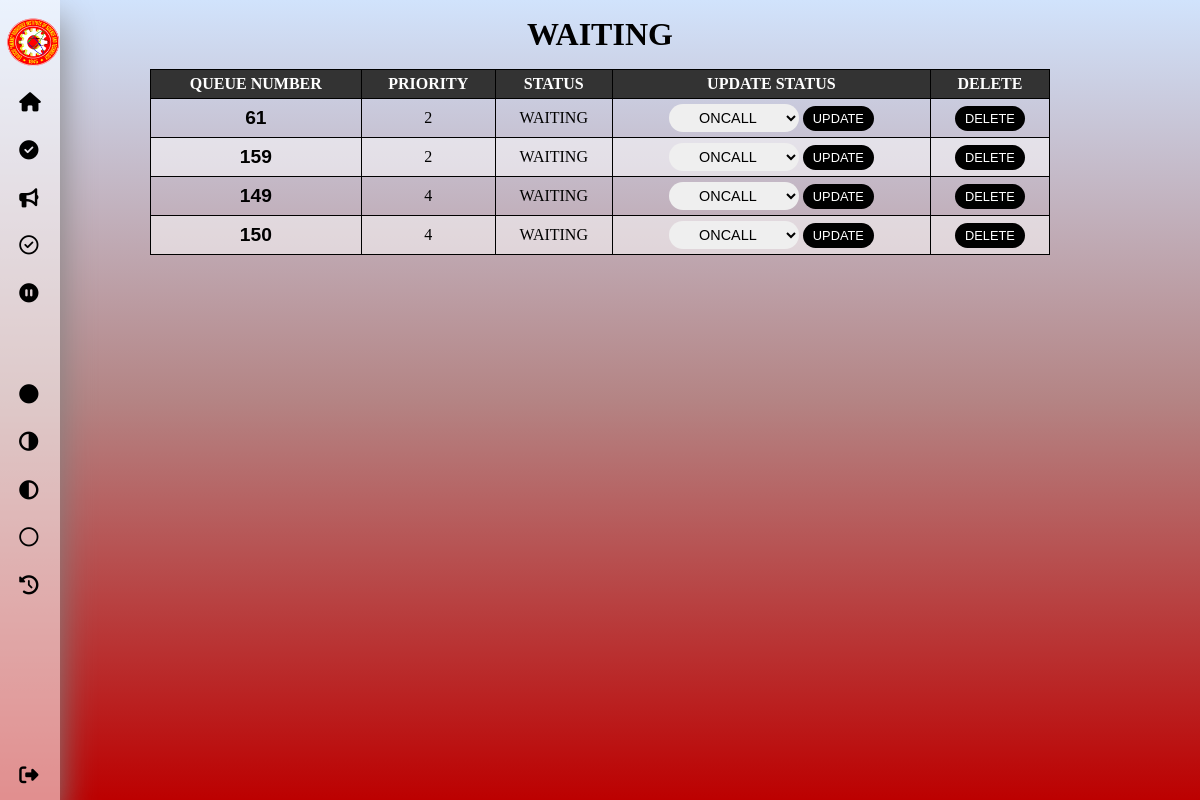
/queueing-system/waiting.php (signed in), run on the app's committed database.
### tables this page shows
CREATE TABLE `queue_list` (
  `id` int(11) NOT NULL,
  `priority` varchar(150) NOT NULL,
  `status` varchar(150) NOT NULL,
  `added_at` datetime NOT NULL DEFAULT current_timestamp(),
  `finished_at` datetime DEFAULT NULL
);

### queueing-system/waiting.php (the view, shortened to what this page needs)
<?php
$con = connection();
$sql = "SELECT * FROM queue_list WHERE status = 'WAITING' ORDER BY priority ASC";
$queue = $con -> query($sql) or die ($con -> error);
$row = $queue -> fetch_assoc();
?>
<!DOCTYPE html>
<html lang="en">
<head>
    <link rel="stylesheet" href="css/main.css">
    <link rel="stylesheet" href="css/table.css">
    <link rel="stylesheet" href="css/form.css">
    <link rel="stylesheet" href="https://cdnjs.cloudflare.com/ajax/libs/font-awesome/6.4.0/css/all.min.css">
</head>
<body>
    <nav class="navbar">
        <ul>
            <li>
                <a href="display.php" class="logo" target="_blank">
                <img src="img/logo.png" alt="logo"></a>
            </li>
            <li><a href="dashboard.php">
                <i class="fa-solid fa-house"></i>
            </a></li>
            <li><a href="ready.php">
                <i class="fa-solid fa-circle-check"></i>
            </a></li>
            <li><a href="oncall.php">
                <i class="fa-solid fa-bullhorn"></i>
            </a></li>
            <li><a href="processing.php">
                <i class="fa-regular fa-circle-check"></i>
            </a></li>
            <li><a href="waiting.php">
                <i class="fa-solid fa-circle-pause"></i>
            </a></li>
            <br>
            <br>
            <br>
            <li><a href="priority1.php">
                <i class="fa-solid fa-circle"></i>
            </a></li>
            <li><a href="priority2.php">
                <i class="fa-sharp fa-solid fa-circle-half-stroke fa-rotate-180"></i>
            </a></li>
            <li><a href="priority3.php">
                <i class="fa-solid fa-circle-half-stroke"></i>
            </a></li>
            <li><a href="priority4.php">
                <i class="fa-regular fa-circle"></i>
            </a></li>
            <li><a href="history.php">
                <i class="fa-solid fa-clock-rotate-left"></i>
            </a></li>
            <li><a href="logout.php" class="logout">
                <i class="fa-sharp fa-solid fa-right-from-bracket"></i>
            </a></li>
        </ul>
    </nav>
    <h1>WAITING</h1>
    <table>
        <thead>
        <tr>
            <th>QUEUE NUMBER</th>
            <th>PRIORITY</th>
            <th>STATUS</th>
            <th>UPDATE STATUS</th>
            <th>DELETE</th>
        </tr>
        </thead>
        <tbody>
        <?php do{ ?>
        <?php if (isset($row) && $row !== null) { ?>
        <tr>
            <td class="ticket"><?php echo $row['id'] ?></td>
            <td><?php echo $row['priority'] ?></td>
            <td><?php echo $row['status'] ?></td>
            <td>
                <form id="update_form" method="post" action="waiting_update.php" onsubmit="return confirm('\nAre you sure you want to UPDATE STATUS?');">
                    <select name="status">
                        <option value="ONCALL">ONCALL</option>
                    </select>
                    <button type="submit">UPDATE</button>
                </form>
            </td>
            <td>
                <form id="update_form" method="post" action="waiting_delete.php" onsubmit="return confirm('\nAre you sure you want to DELETE this item?');">
                        <button type="submit">DELETE</button>
                </form>
            </td>
        </tr>
        <?php } ?>
        <?php }while($row = $queue -> fetch_assoc()) ?>
        </tbody>
    </table>
</body>
</html>

### queueing-system/css/main.css (style rules this page uses)
* { margin: 0; padding: 0; outline: none; border: none; text-decoration: none; list-style-type: none; box-sizing: border-box; }
body { background: linear-gradient( to bottom, #D1E3FC, #b48484, #BC0000 ) fixed; }
.navbar { position: fixed; top: 0; bottom: 0; height: 100vh; left: 0; background: rgba(255, 255, 255, 0.562); width: 5%; overflow: hidden; transition: 0.2s linear; box-shadow: 0 20px 35px gray; font-weight: bold; padding-left: 1.5rem; }
.logo { text-align: center; display: flex; transition: all 0.5s ease; margin: 0.25rem 0 0 -1.3rem; }
.logo img { width: 70%; height: 60px; }
a { position: relative; color: black; font-size: 1.5em; display: table; width: 300px; padding: 1rem; margin-left: -0.5rem; }
.logout { position: absolute; bottom: 0; }
@media screen and (max-width: 1366px) { .navbar { position: fixed; top: 0; bottom: 0; height: 100vh; left: 0; background: rgba(255, 255, 255, 0.562); width: 5%; overflow: hidden; transition: 0.2s linear; box-shadow: 0 20px 35px gray; font-weight: bold; padding-left: 1.5rem; } }
@media screen and (max-width: 1366px) { .logo { text-align: center; display: flex; transition: all 0.5s ease; margin: 0.25rem 0 0 -1.3rem; } }
@media screen and (max-width: 1366px) { .logo img { width: 60% !important; height: 50px !important; margin-left: -0.8rem !important; } }
@media screen and (max-width: 1366px) { a { position: relative; color: black; font-size: 1.2em !important; display: table; width: 300px; padding: 0.8rem !important; margin-left: -1.1rem !important; } }

### queueing-system/css/table.css (style rules this page uses)
h1 { text-align: center; margin-top: 1rem; margin-bottom: 1rem; }
table { border: 1px solid black; border-collapse: collapse; width: 70%; margin-right: auto; margin-left: auto; }
table, th, td { border: 1px solid black; text-align: center; font-size: large; padding: 5px; }
th { background-color: #333; color: white; }
tr:nth-child(even) { background-color: rgba(255, 255, 255, 0.521); }
.ticket { font-weight: bold; font-size: 30px; font-family: Arial, Helvetica, sans-serif; }
@media screen and (max-width: 1366px) { table { border: 1px solid black; border-collapse: collapse; width: 75%; margin-right: auto; margin-left: auto; } }
@media screen and (max-width: 1366px) { table, th, td { border: 1px solid black; text-align: center; font-size: 1em !important; padding: 5px; } }
@media screen and (max-width: 1366px) { .ticket { font-weight: bold; font-size: 1.2em !important; font-family: Arial, Helvetica, sans-serif; } }

### queueing-system/css/form.css (style rules this page uses)
#update_form button[type="submit"] { font-size: 1em; text-align: center; padding: 5px 15px; color: white; background-color: black; border-radius: 50px; }
#update_form select, #update_form option { font-size: 1em; padding: 5px; border-radius: 50px; width: 155px; text-align: center; }
#update_form select, #update_form option, #update_form input:hover { cursor: pointer; }
@media screen and (max-width: 1366px) { #update_form button[type="submit"] { font-size: 0.8em !important; text-align: center; padding: 5px 10px !important; color: white; background-color: black; border-radius: 50px; } }
@media screen and (max-width: 1366px) { #update_form select, #update_form option { font-size: 0.9em !important; padding: 5px 5px; border-radius: 50px; width: 130px !important; text-align: center; } }

### data on the page
queue_list: id "61", priority "2", status "WAITING"
queue_list: id "159", priority "2", status "WAITING"
queue_list: id "149", priority "4", status "WAITING"
queue_list: id "150", priority "4", status "WAITING"
